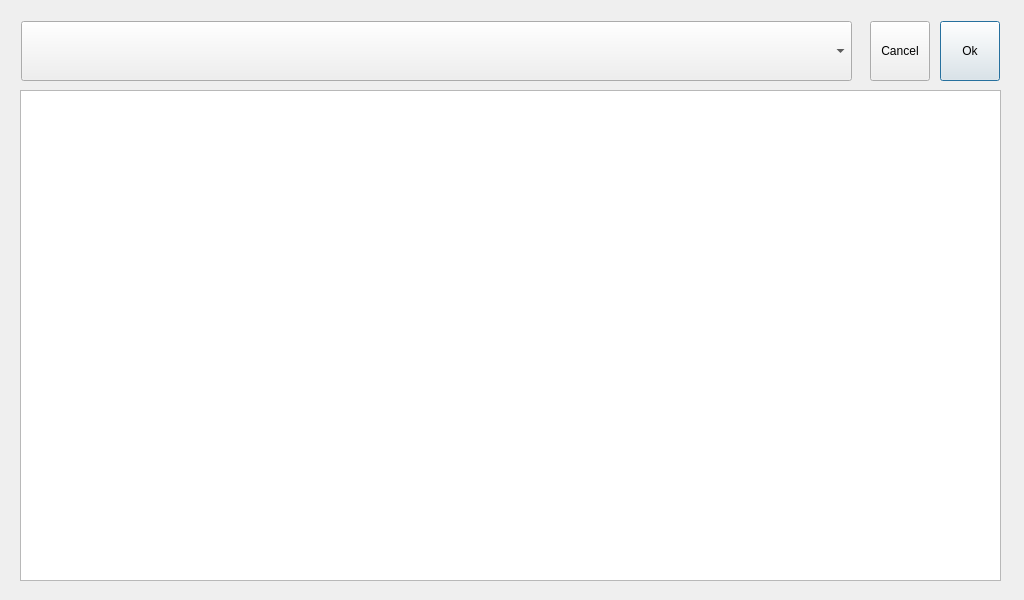
<?xml version="1.0" encoding="UTF-8"?>
<ui version="4.0">
 <class>PlayListWindow</class>
 <widget class="QDialog" name="PlayListWindow">
  <property name="geometry">
   <rect>
    <x>0</x>
    <y>0</y>
    <width>1024</width>
    <height>600</height>
   </rect>
  </property>
  <property name="windowTitle">
   <string>Dialog</string>
  </property>
  <property name="styleSheet">
   <string notr="true">color: rgb(1,1,1);</string>
  </property>
  <widget class="QListWidget" name="listWidget">
   <property name="geometry">
    <rect>
     <x>20</x>
     <y>90</y>
     <width>981</width>
     <height>491</height>
    </rect>
   </property>
   <property name="font">
    <font>
     <pointsize>20</pointsize>
    </font>
   </property>
   <property name="frameShape">
    <enum>QFrame::StyledPanel</enum>
   </property>
  </widget>
  <widget class="QPushButton" name="btnOk">
   <property name="geometry">
    <rect>
     <x>940</x>
     <y>21</y>
     <width>60</width>
     <height>60</height>
    </rect>
   </property>
   <property name="minimumSize">
    <size>
     <width>0</width>
     <height>60</height>
    </size>
   </property>
   <property name="maximumSize">
    <size>
     <width>16777215</width>
     <height>16777215</height>
    </size>
   </property>
   <property name="text">
    <string>Ok</string>
   </property>
  </widget>
  <widget class="QComboBox" name="diskListCombo">
   <property name="geometry">
    <rect>
     <x>21</x>
     <y>21</y>
     <width>831</width>
     <height>60</height>
    </rect>
   </property>
   <property name="minimumSize">
    <size>
     <width>600</width>
     <height>60</height>
    </size>
   </property>
  </widget>
  <widget class="QPushButton" name="btnCancel">
   <property name="geometry">
    <rect>
     <x>870</x>
     <y>21</y>
     <width>60</width>
     <height>60</height>
    </rect>
   </property>
   <property name="minimumSize">
    <size>
     <width>60</width>
     <height>60</height>
    </size>
   </property>
   <property name="maximumSize">
    <size>
     <width>16777215</width>
     <height>16777215</height>
    </size>
   </property>
   <property name="text">
    <string>Cancel</string>
   </property>
  </widget>
 </widget>
 <resources/>
 <connections/>
</ui>
